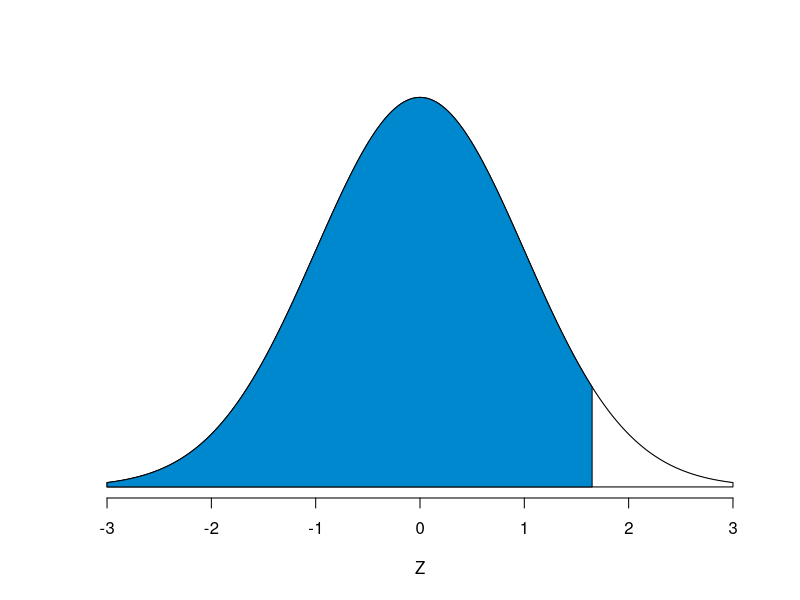
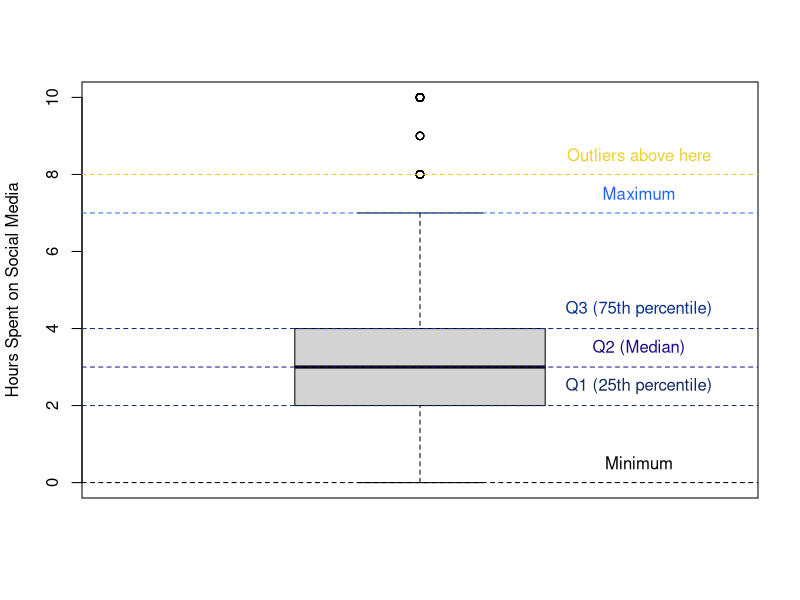
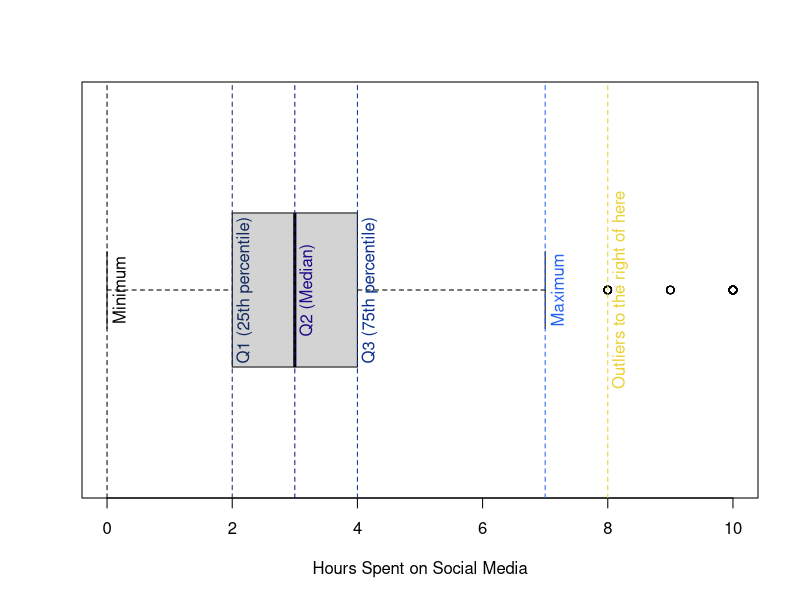
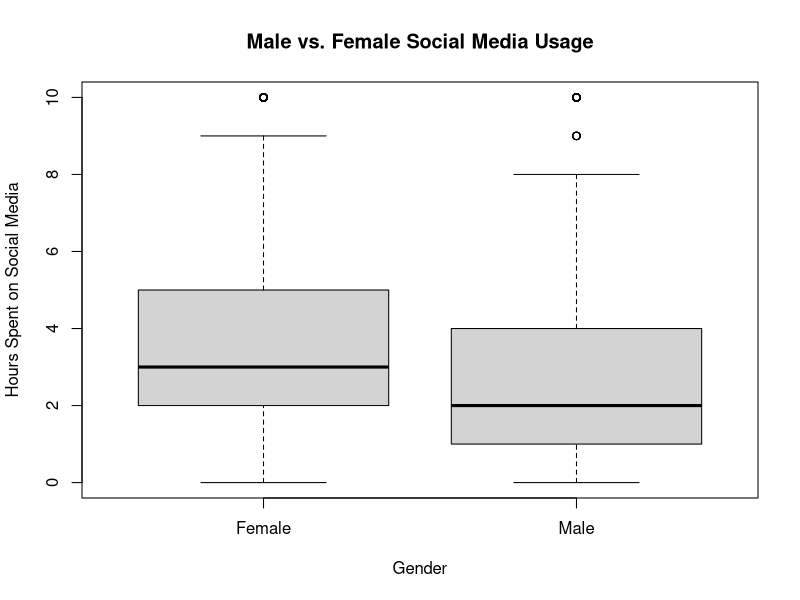

The R script that drew these images, in order:
## ---- chunk 1
knitr::opts_chunk$set(fig.align = "center", comment = '', warning = FALSE, message = FALSE, fig.height = 7, fig.width = 12, cache = TRUE)
## ---- chunk 2
curve(dnorm(x), xlim = c(-3, 3), col = '#939598', xlab = 'Z', ylab = '', yaxt = 'n', bty = 'n')
polygon(c(-3, seq(-3, 3, .01), 3), c(0, dnorm(seq(-3, 3, .01)), 0), col = '#ffffff')
polygon(c(-3, seq(-3, 1.65, .01), 1.65), c(0, dnorm(seq(-3, 1.65, .01)), 0), col = '#0088ce')
## ---- chunk 3
100 * (pnorm(1.7) + pnorm(-1.7))
## ---- chunk 4
survey2 = read.csv('data/Combined Fall 2017 Survey 2.csv', stringsAsFactors = FALSE)
boxplot(survey2$socialMedia, xlab = '', ylab = 'Hours Spent on Social Media')
abline(
  h = c(0, 2, 3, 4, 7, 8),
  lty = 2,
  col = c(
    '#000000',
    '#122a5e',
    '#1c0a8a',
    '#0a308a',
    '#2563f4',
    '#ead031'
  )
)
text(x = 1.35,
     y = 0.5,
     labels = 'Minimum',
     col = '#000000')
text(x = 1.35,
     y = 2.5,
     labels = 'Q1 (25th percentile)',
     col = '#122a5e')
text(x = 1.35,
     y = 3.5,
     labels = 'Q2 (Median)',
     col = '#1c0a8a')
text(x = 1.35,
     y = 4.5,
     labels = 'Q3 (75th percentile)',
     col = '#0a308a')
text(x = 1.35,
     y = 7.5,
     labels = 'Maximum',
     col = '#2563f4')
text(x = 1.35,
     y = 8.5,
     labels = 'Outliers above here',
     col = '#ead031')
## ---- chunk 5
boxplot(survey2$socialMedia, ylab = '', xlab = 'Hours Spent on Social Media', horizontal = TRUE)
abline(
  v = c(0, 2, 3, 4, 7, 8),
  lty = 2,
  col = c(
    '#000000',
    '#122a5e',
    '#1c0a8a',
    '#0a308a',
    '#2563f4',
    '#ead031'
  )
)
text(y = 1,
     x = 0.2,
     labels = 'Minimum',
     col = '#000000',
     srt = 90)
text(y = 1,
     x = 2.2,
     labels = 'Q1 (25th percentile)',
     col = '#122a5e',
     srt = 90)
text(y = 1,
     x = 3.2,
     labels = 'Q2 (Median)',
     col = '#1c0a8a',
     srt = 90)
text(y = 1,
     x = 4.2,
     labels = 'Q3 (75th percentile)',
     col = '#0a308a',
     srt = 90)
text(y = 1,
     x = 7.2,
     labels = 'Maximum',
     col = '#2563f4',
     srt = 90)
text(y = 1,
     x = 8.2,
     labels = 'Outliers to the right of here',
     col = '#ead031',
     srt = 90)
## ---- chunk 6
boxplot(
  survey2$socialMedia ~ survey2$gender,
  xlab = 'Gender',
  ylab = 'Hours Spent on Social Media',
  main = 'Male vs. Female Social Media Usage'
)
## ---- chunk 7
summary(survey2)
